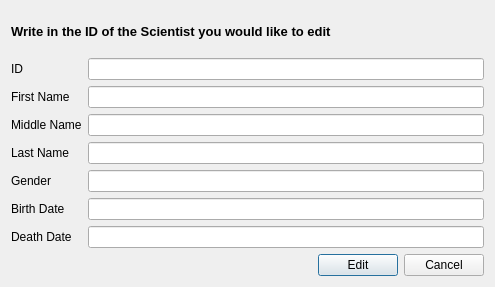
<?xml version="1.0" encoding="UTF-8"?>
<ui version="4.0">
 <class>EditScientist</class>
 <widget class="QDialog" name="EditScientist">
  <property name="geometry">
   <rect>
    <x>0</x>
    <y>0</y>
    <width>495</width>
    <height>287</height>
   </rect>
  </property>
  <property name="font">
   <font>
    <family>MS Shell Dlg 2</family>
   </font>
  </property>
  <property name="windowTitle">
   <string>Dialog</string>
  </property>
  <property name="windowIcon">
   <iconset resource="../themelogo.qrc">
    <normaloff>:/liltree.png</normaloff>:/liltree.png</iconset>
  </property>
  <layout class="QVBoxLayout" name="verticalLayout">
   <item>
    <layout class="QVBoxLayout" name="verticalLayout_2">
     <item>
      <widget class="QLabel" name="label">
       <property name="font">
        <font>
         <family>MS Shell Dlg 2</family>
         <pointsize>10</pointsize>
         <weight>75</weight>
         <bold>true</bold>
        </font>
       </property>
       <property name="text">
        <string>Write in the ID of the Scientist you would like to edit</string>
       </property>
      </widget>
     </item>
    </layout>
   </item>
   <item>
    <layout class="QFormLayout" name="formLayout">
     <item row="0" column="0">
      <widget class="QLabel" name="label_2">
       <property name="text">
        <string>ID               </string>
       </property>
      </widget>
     </item>
     <item row="0" column="1">
      <widget class="QLineEdit" name="edit_id"/>
     </item>
     <item row="1" column="0">
      <widget class="QLabel" name="label_3">
       <property name="text">
        <string>First Name   </string>
       </property>
      </widget>
     </item>
     <item row="1" column="1">
      <widget class="QLineEdit" name="edit_first_name"/>
     </item>
     <item row="2" column="0">
      <widget class="QLabel" name="label_4">
       <property name="text">
        <string>Middle Name</string>
       </property>
      </widget>
     </item>
     <item row="2" column="1">
      <widget class="QLineEdit" name="edit_middle_name"/>
     </item>
     <item row="3" column="0">
      <widget class="QLabel" name="label_5">
       <property name="text">
        <string>Last Name   </string>
       </property>
      </widget>
     </item>
     <item row="3" column="1">
      <widget class="QLineEdit" name="edit_last_name"/>
     </item>
     <item row="4" column="0">
      <widget class="QLabel" name="label_6">
       <property name="text">
        <string>Gender        </string>
       </property>
      </widget>
     </item>
     <item row="4" column="1">
      <widget class="QLineEdit" name="edit_gender"/>
     </item>
     <item row="5" column="0">
      <widget class="QLabel" name="label_7">
       <property name="text">
        <string>Birth Date    </string>
       </property>
      </widget>
     </item>
     <item row="5" column="1">
      <widget class="QLineEdit" name="edit_bday"/>
     </item>
     <item row="6" column="0">
      <widget class="QLabel" name="label_8">
       <property name="text">
        <string>Death Date  </string>
       </property>
      </widget>
     </item>
     <item row="6" column="1">
      <widget class="QLineEdit" name="edit_dday"/>
     </item>
    </layout>
   </item>
   <item>
    <layout class="QHBoxLayout" name="horizontalLayout_8">
     <item>
      <spacer name="horizontalSpacer">
       <property name="orientation">
        <enum>Qt::Horizontal</enum>
       </property>
       <property name="sizeHint" stdset="0">
        <size>
         <width>40</width>
         <height>20</height>
        </size>
       </property>
      </spacer>
     </item>
     <item>
      <widget class="QPushButton" name="pushButton_Edit">
       <property name="text">
        <string>Edit</string>
       </property>
      </widget>
     </item>
     <item>
      <widget class="QPushButton" name="pushButton_Cancel">
       <property name="text">
        <string>Cancel</string>
       </property>
      </widget>
     </item>
    </layout>
   </item>
  </layout>
 </widget>
 <resources>
  <include location="../themelogo.qrc"/>
 </resources>
 <connections/>
</ui>
